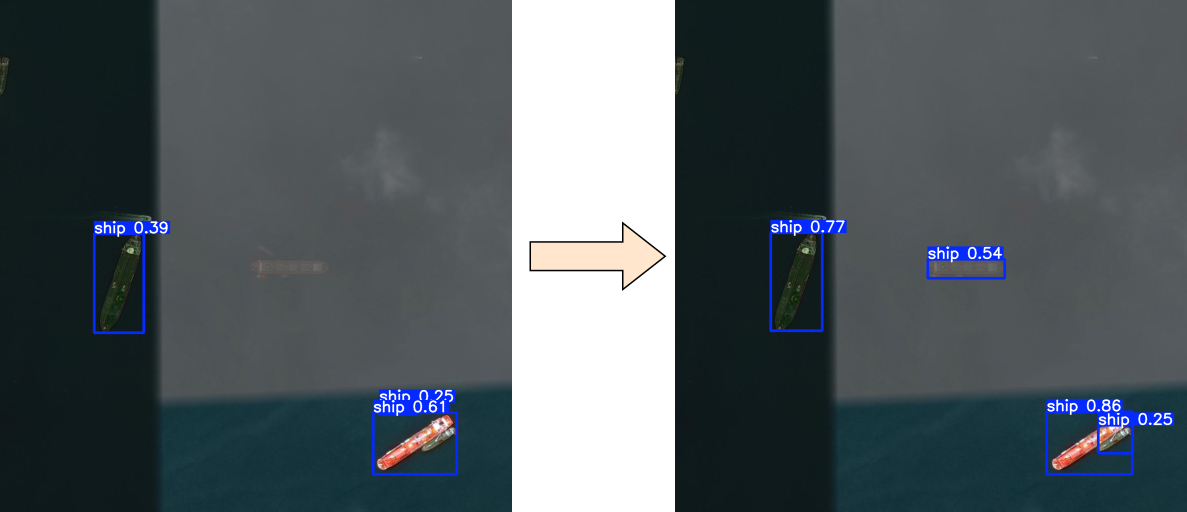
#> input picture htd.png, 2374 x 1024 px (shown at 1/2 size)
$ python -i preprocessing.py   (imports and definitions only)
#> lines starting #> are read from the running program, lines starting #| are printed output that depends on the picture
import os
from os.path import join
from glob import glob
from natsort import natsorted
from PIL import Image, ImageOps
import argparse
from sklearn.model_selection import train_test_split

# Get command line arguments
parser = argparse.ArgumentParser(description="Process some images.")
# [5 lines not run here, left out]

# [1 line that did not run here, left out]
# [1 line that did not run here, left out]
# [2 lines not run here, left out]
# [1 line that did not run here, left out]
# [1 line that did not run here, left out]

# Locate all images and targets
# [1 line that did not run here, left out]
# [1 line that did not run here, left out]

# [1 line that did not run here, left out]
# [1 line that did not run here, left out]
# [1 line that did not run here, left out]
# [1 line that did not run here, left out]

# [1 line that did not run here, left out]
# [1 line that did not run here, left out]

# [1 line that did not run here, left out]
# [1 line that did not run here, left out]

# [1 line that did not run here, left out]
# [1 line that did not run here, left out]

# [3 lines that did not run here, left out]

# [1 line that did not run here, left out]
# [1 line that did not run here, left out]

# [1 line that did not run here, left out]
# [1 line that did not run here, left out]

# [13 lines not run here, left out]

# Functions
def pad_to_size(image, target_size = 1024):
    '''
    Adds zero padding to images which have a smaller size than the target size.

    image: Image to be padded
    target_size: Size of patches in pixels
    '''
    width, height = image.size
    delta_width = int(target_size) - width
    delta_height = int(target_size) - height
    padding = (0, 0, delta_width, delta_height)
    padded_image = ImageOps.expand(image, padding, fill=(0, 0, 0))

    return padded_image

def split_image(image_path, output_folder, tile_size=1024, overlap=256):
    '''
    Splits image into quadratic patches of specified size and overlap

    image_path: Path to image to be split
    output_folder: Folder where the patches are to be saved
    tile_size: Size of the patches in pixels
    overlap: Overlap between patches in pixels
    '''
#> called with image_path = '../htd.png', output_folder = 'out.png', tile_size = 1024, overlap = 256

    image = Image.open(image_path)
#> image is the input picture: PIL image 2374x1024 RGBA; mean R, G, B, A 48.2, 57.4, 62.3, 221.8
    mode = image.mode
#> mode = 'RGBA'
    # If it is a grayscale image, convert it to RGB
    if mode == "L":
        image = image.convert("RGB")
    elif mode == "RGBA":
        image = image.convert('RGB')
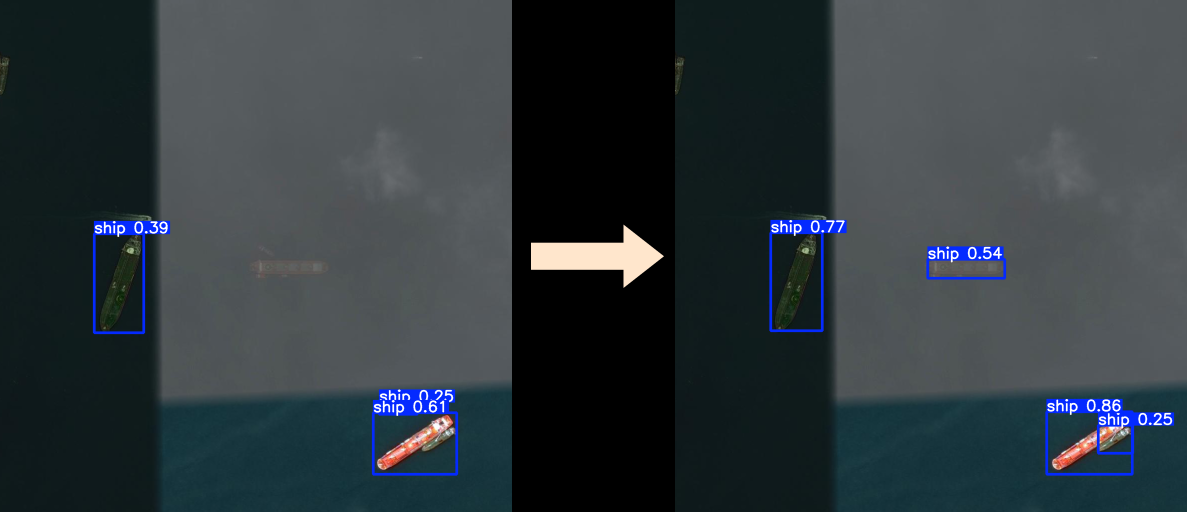
#> image: PIL image 2374x1024 RGB (shown at 1/2 size); mean R, G, B 48.2, 57.4, 62.3
    width, height = image.size
#> width = 2374; height = 1024
    image_name = os.path.basename(image_path).split(".")[0]
    stride = tile_size - overlap
    if not os.path.exists(output_folder):
        os.makedirs(output_folder)

    tile_number = 0
    tile_counter = 0
    for top in range(0, int(height), int(stride)):
        for left in range(0, int(width), int(stride)):
            bottom = min(top + tile_size, height)
            right = min(left + tile_size, width)
            save_path = join(output_folder, f'{image_name}_{tile_size}_OL-{overlap}_x-{left}_y-{top}.png')
            if not os.path.exists(save_path):
                if (right - left) == tile_size and (bottom - top) == tile_size:
                    tile = image.crop((left, top, right, bottom))
                    tile_number += 1
                    tile.save(save_path)
                else:
                    tile = image.crop((left, top, right, bottom))
                    tile = pad_to_size(tile, tile_size)
                    tile.save(save_path)
                    tile_number += 1
            else:
                tile_counter += 1
#> this loop made 2 passes
#> pass 1, in split_image, `tile.save(save_path)`:
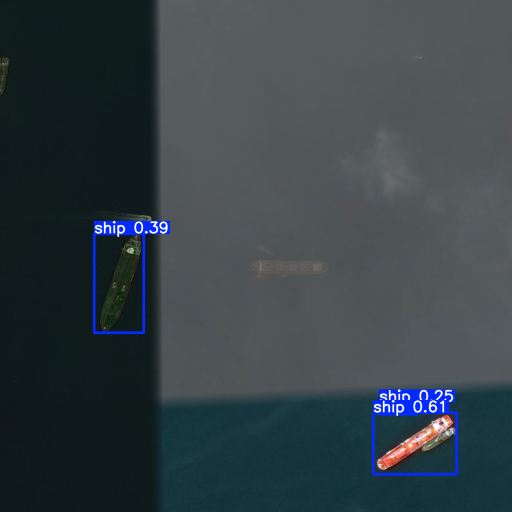
#> saved as htd_1024_OL-256_x-0_y-0.png: PIL image 1024x1024 RGB (shown at 1/2 size); mean R, G, B 54.1, 64.8, 70.2
#> pass 1, in split_image, `tile.save(save_path)`:
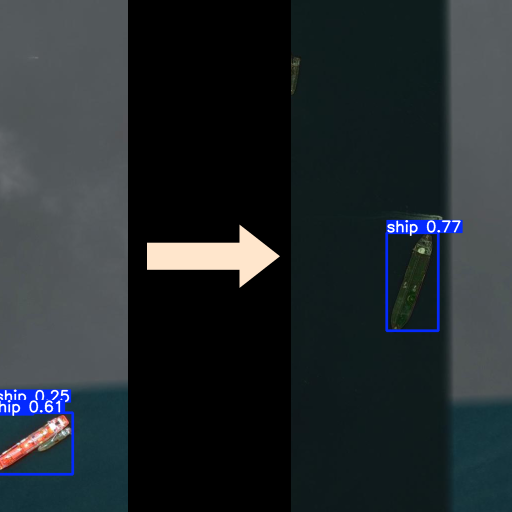
#> saved as htd_1024_OL-256_x-768_y-0.png: PIL image 1024x1024 RGB (shown at 1/2 size); mean R, G, B 35.7, 42.7, 46.3
#> pass 1, in pad_to_size, `padded_image = ImageOps.expand(image, padding, fill=(0, 0, 0))`:
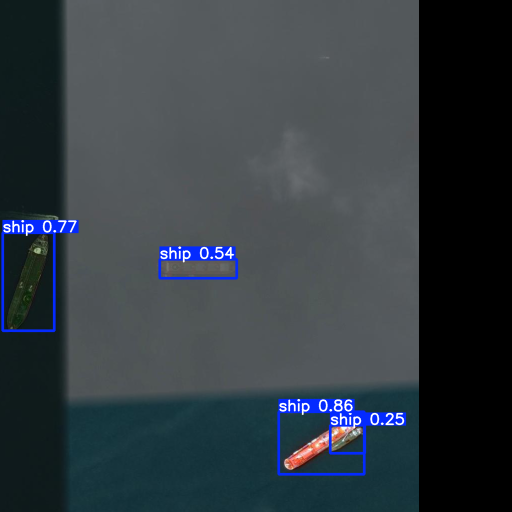
#> padded_image: PIL image 1024x1024 RGB (shown at 1/2 size); mean R, G, B 51.1, 59.9, 66.2
#> pass 1, in pad_to_size (call 2), `padded_image = ImageOps.expand(image, padding, fill=(0, 0, 0))`:
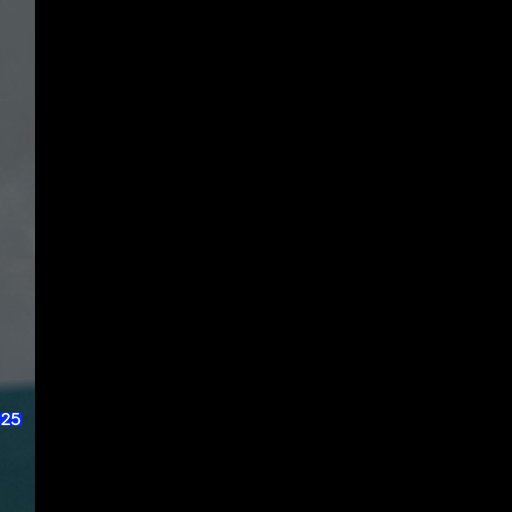
#> padded_image: PIL image 1024x1024 RGB (shown at 1/2 size); mean R, G, B 4.8, 5.6, 6
#> after the loop:
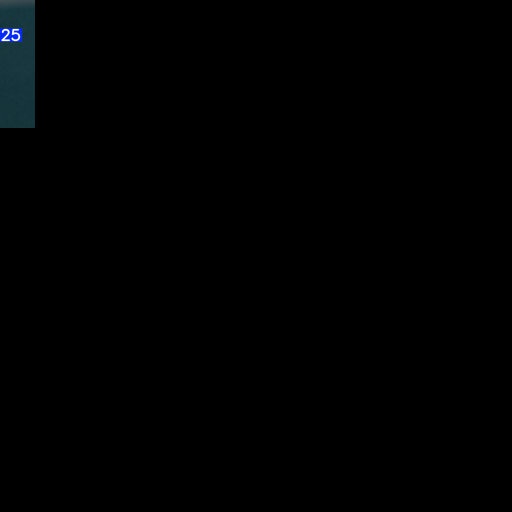
#> tile: PIL image 1024x1024 RGB (shown at 1/2 size); mean R, G, B 0.5, 1, 1.3
#> after the loop, tile_counter = 0; tile_number = 8

    print(f"Created {tile_number}({tile_counter} already exist) patches from {image_name}.png.\nSaved in {output_folder}.")
#| Created 8(0 already exist) patches from htd.png.
#| Saved in out.png.

# [140 lines left out: functions split_target, write_txt, extract_hbb, read_txt, not called in this run]

# [1 line that did not run here, left out]
# Split train images and targets
# [19 lines not run here, left out]

>>> result = split_image('../htd.png', 'out.png')
